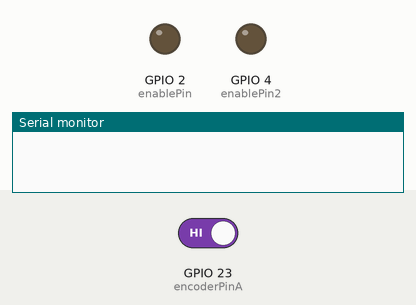
The sketch below on a simulated ESP32. On the bench: output pins drawn as LEDs (lit = HIGH), the last lines printed to the serial monitor. Inputs (shaded band) come from the test bench; at power-on: GPIO 23 (encoderPinA) HIGH. WiFi joins after 1.5 s; servers stay silent unless stated.

Above: at 0.1 s.
At 1.9 s:
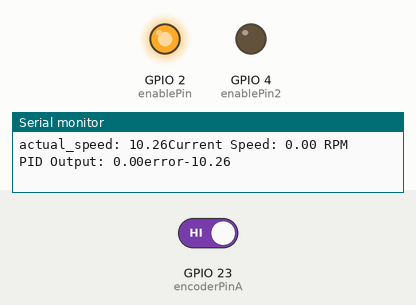
Timing chart, 0 to 3.4 s (numbered marks = the images above):
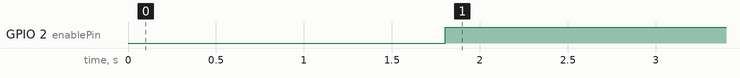

Measured:
- by itself, GPIO 2 (enablePin): LOW → HIGH at 1.8 s

The sketch:

final.ino
```cpp
#include "PID_v1.h"
#define BLYNK_PRINT Serial
#include <WiFi.h>
#include <WiFiClient.h>
#include <BlynkSimpleEsp32.h>

#define BLYNK_TEMPLATE_ID "TMPL37PmnVLpp"
#define BLYNK_TEMPLATE_NAME "Quickstart Template"
#define BLYNK_AUTH_TOKEN "ko1knnau27I9CFWEdEcVSDADW-3b8PzW"


// const double setupPin = 5;    // setup speed
const int enablePin = 2;      // PWM generating pin
const int enablePin2 = 4;
// const int speedPin = 4;       // speed sensor pin
// const int encoderPinA = 23;  // Encoder channel A pin
// const int encoderPinB = 5;  // Encoder channel B pin
#define encoderPinA 23
#define encoderPinB 5

// ADC parameter setting
const int freq = 5000;
const int ledChannel = 0;
const int resolution = 8;

// PID parameters
double Kp,Ki,Kd;
double setupspeed = 0;
// double speed_mapped = 0;
double current_speed = 0;
double actual_speed = 0;
// double error = 0;
// double previousError = 0;
double output = 0;
volatile int pulseCount = 0;  // Number of pulses
unsigned long lastTime = 0;   // Time of the last pulse
// unsigned long previousTime = 0;
// double integral = 0;
// double derivative = 0;

char auth[] = "ko1knnau27I9CFWEdEcVSDADW-3b8PzW";

// WiFi credentials
// char ssid[] = "V2037";
// char pass[] = "kishanmeruga";
// char ssid[] = "Chandu";
// char pass[] = "1234567890";
char ssid[]="navaneeth";
char pass[]="navaneeth";


BLYNK_WRITE(V7) {// Virtual pin for forward rotation

  int value = param.asInt();

  if (value == 1) {
    digitalWrite(enablePin, HIGH);
    digitalWrite(enablePin2, LOW);

  }
  else {
    digitalWrite(enablePin, LOW);
    digitalWrite(enablePin2, LOW);
  }
}

BLYNK_WRITE(V4) {
  Kp = param.asDouble();
  Serial.print("kp value is: ");
  Serial.println(Kp);
}

BLYNK_WRITE(V5) {
  Ki = param.asDouble();
  Serial.print("ki value is: ");
  Serial.println(Ki);
}

BLYNK_WRITE(V6) {
  Kd = param.asDouble();
  Serial.print("kd value is: ");
  Serial.println(Kd);
}

BLYNK_WRITE(V3) {
  setupspeed = param.asDouble();
  Serial.print("setupspeed value is: ");
  Serial.println(setupspeed);
  // int dutyCycle = map(setupspeed,0,776.086956522,255,0);
  // ledcWrite(ledChannel, dutyCycle);
  // Blynk.virtualWrite(enablePin,dutyCycle);
}

BlynkTimer timer;
PID myPID(&actual_speed, &output, &setupspeed, Kp, Ki, Kd, DIRECT);


void setup() {

  myPID.SetMode(AUTOMATIC);
  // myPID.SetOutputLimits(0,255);

  // Initialize serial communication
  Serial.begin(115200);

  // Set pin modes
  // pinMode(speedPin, INPUT);
  pinMode(enablePin, OUTPUT);
  pinMode(enablePin2, OUTPUT);
  // pinMode(enablePin, INPUT);
  // pinMode(enablePin2, INPUT);
  pinMode(encoderPinA, INPUT_PULLUP);
  pinMode(encoderPinB, INPUT_PULLUP);

  attachInterrupt(digitalPinToInterrupt(encoderPinA), handleInterrupt, RISING);

  ledcSetup(ledChannel, freq, resolution);
  ledcAttachPin(enablePin, ledChannel);

  Blynk.begin(auth, ssid, pass);
}

void loop() {
  actual_speed = calculateSpeed();
  int input = actual_speed;


  //PID SECTION

  //Adjusted PID values
  myPID.SetTunings(Kp, Ki, Kd);

  //PID calculation
  myPID.Compute();
  // int dutyCycle = map(setupspeed,0,776.086956522,255,0);
  // ledcWrite(ledChannel, dutyCycle);
  int manpulated = map(output,0,255,255,0);
  ledcWrite(ledChannel, manpulated);

  Serial.print("actual_speed: ");
  Serial.print(actual_speed);
  Serial.print("Current Speed: ");
  Serial.print(current_speed);
  Serial.print(" RPM\t");
  Serial.print("PID Output: ");
  Serial.print(output);
  Serial.print("error");
  Serial.println(setupspeed-actual_speed);
  Blynk.virtualWrite(V0, actual_speed);
  Blynk.virtualWrite(V1, actual_speed);

  delay(100);  // Delay between iterations
}

void handleInterrupt() {
  // Increment pulse count on each rising edge of encoder channel A
  // if (digitalRead(encoderPinA) == HIGH) {
  pulseCount++;
  // }
  // int A=digitalRead(encoderPinA);
  // if (A>0) {
  //   pulseCount++;
  // }
  // else {
  //   pulseCount--;
  // }
}

double calculateSpeed(){
  static unsigned long lastTime = 0;
  unsigned long currentTime = millis();
  unsigned long elapsedTime = currentTime - lastTime;

  if (elapsedTime >= 100)
  {
    double pulsesPerRevolution = 2500.0;  // Encoder resolution (example: 2500 pulses per revolution)
    current_speed = (float)((pulseCount * 600) /(pulsesPerRevolution) ); // Calculate speed in RPM
    // intercept: 10.255499800613649
    // slope: 0.5121243149526155
    actual_speed = 0.5121243149526155*(current_speed)+10.255499800613649;

    pulseCount = 0;
    lastTime = currentTime;

    return actual_speed;
    Blynk.virtualWrite(V0, actual_speed);
    Blynk.virtualWrite(V1, actual_speed);
  }
}
```
